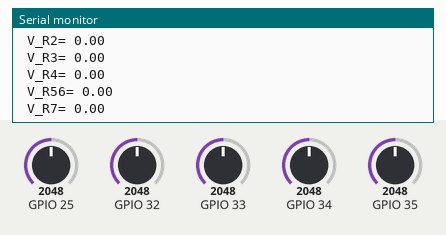
A sketch run on a simulated ESP32. Shown: the last lines printed to the serial monitor. The test bench sets the inputs (shaded band); at power-on: GPIO 25 = 2048, GPIO 32 = 2048, GPIO 33 = 2048, GPIO 34 = 2048, GPIO 35 = 2048.

Above: at 5.8 s.
5.9 s: GPIO 25 set to 2866
At 11.0 s:
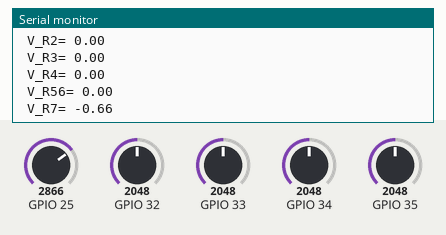
11.9 s: GPIO 32 set to 2866
At 16.1 s:
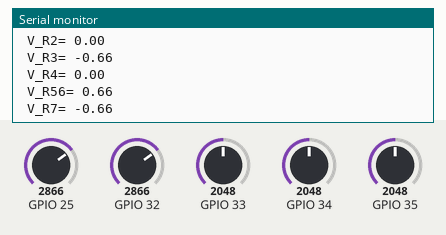
17.9 s: GPIO 33 set to 2866
At 21.2 s:
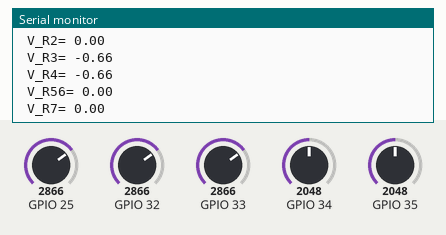
23.9 s: GPIO 34 set to 2866
29.9 s: GPIO 35 set to 1228
At 31.3 s:
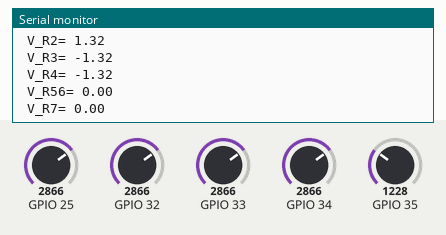
35.9 s: GPIO 25 set to 3972
At 41.4 s:
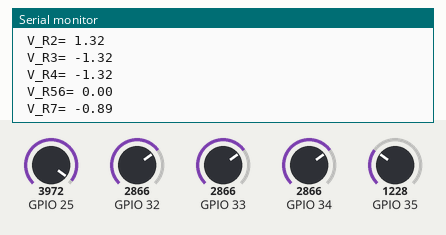
Timing chart, 0 to 42.9 s (numbered marks = the images above; inputs shaded):
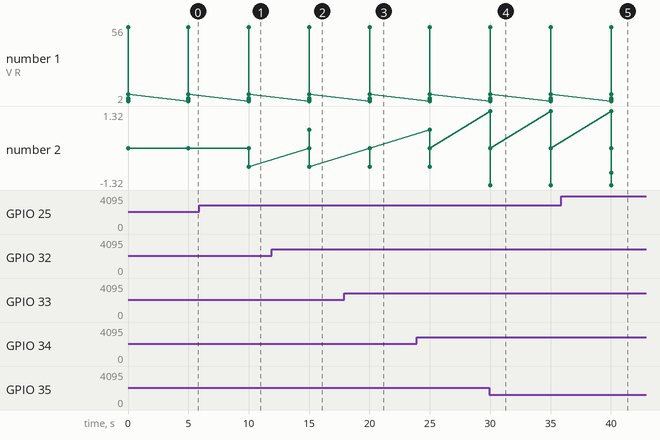

Measured:
- after the input at 5.9 s, the serial monitor: prints a new line after 4.1 s (image 1)
- after the input at 11.9 s, the serial monitor: prints a new line after 3.1 s (image 2)
- after the input at 17.9 s, the serial monitor: prints a new line after 2.1 s (image 3)
- after the input at 29.9 s, the serial monitor: prints a new line after 0.11 s (image 4)
- after the input at 35.9 s, the serial monitor: prints a new line after 4.1 s (image 5)
- plotted number 2: 0 → -0.66 after the input at 5.9 s, 0 → -0.89 after the input at 35.9 s

The sketch:

sheet_1.3.ino
```cpp
void setup() {
  pinMode(35,INPUT);
  pinMode(34,INPUT);
  pinMode(32,INPUT);
  pinMode(33, INPUT);
  pinMode(25, INPUT);
  Serial.begin(115200);

}

void loop() {
  float V1= analogRead(34) *3.300 / 4095.0;
  float V2= analogRead(35) *3.300 / 4095.0;
  float V3= analogRead(32) *3.300 / 4095.0;
  float V4= analogRead(33) *3.300 / 4095.0;
  float V5= analogRead(25) *3.300 / 4095.0;
  float V_R1 = 3.300 - V1;
  float V_R2 = V1 - V2;
  float V_R3 = V2-V3;
  float V_R4 = V2-V4;
  float V_R56 = V3-V4;
  float V_R7 = V4-V5;

  Serial.print(" V_R1= "); Serial.print(V_R1);
  Serial.print(" \n");
  Serial.print(" V_R2= "); Serial.print(V_R2);
  Serial.print("\n");
  Serial.print(" V_R3= "); Serial.print(V_R3);
  Serial.print("\n");
  Serial.print(" V_R4= "); Serial.print(V_R4);
  Serial.print("\n");
  Serial.print(" V_R56= "); Serial.print(V_R56);
  Serial.print("\n");
  Serial.print(" V_R7= "); Serial.println(V_R7);
   Serial.print("\n");
   delay(5000);


}
```
